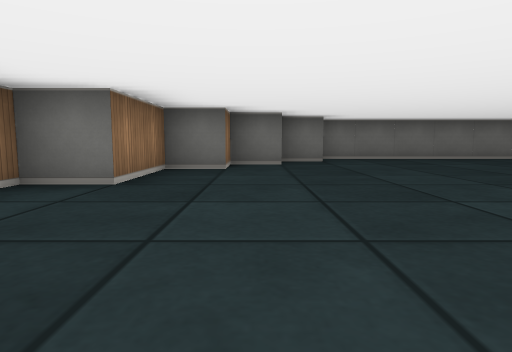
view 1 (above)

24 first-person views from a walk through a cub3D maze. The camera is about half as high as the walls, tilts 6° down and sees 75° across. The floor is counted in squares. Each view is taken from the middle of a square. On the plan, view 1 faces up. The plan holds only what a view shows up to about 9 squares ahead; the rest is blank.

view 2
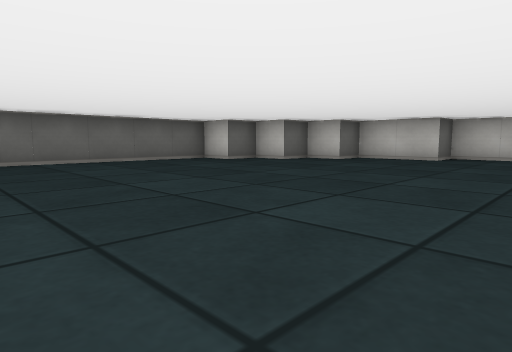

view 3
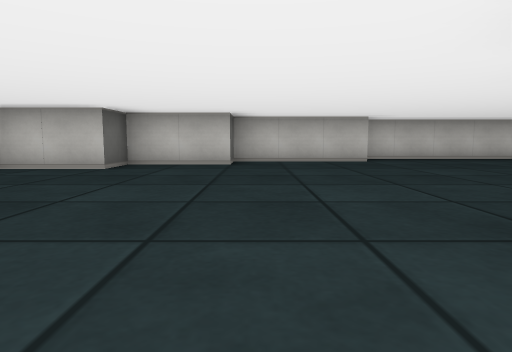

view 4
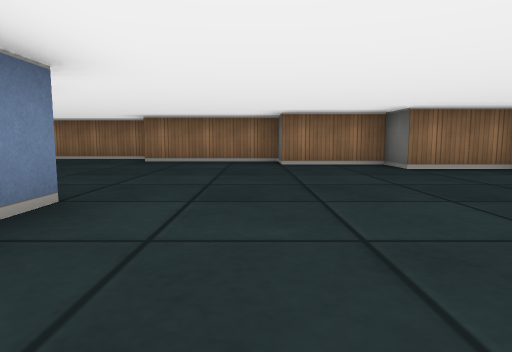

view 5
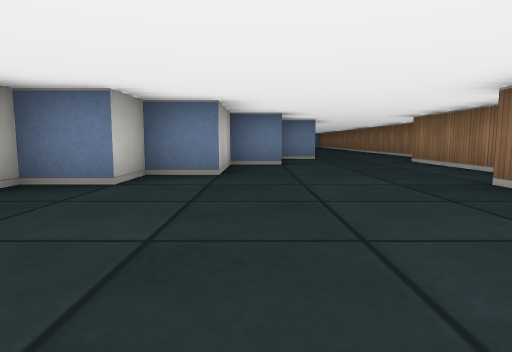

view 6
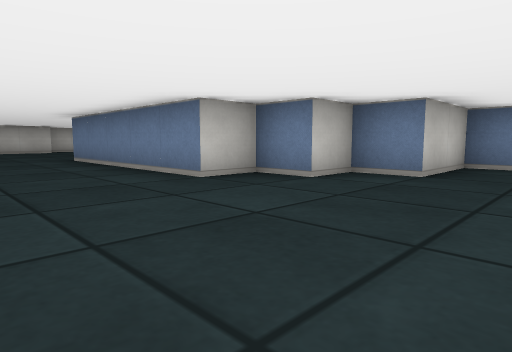

view 7
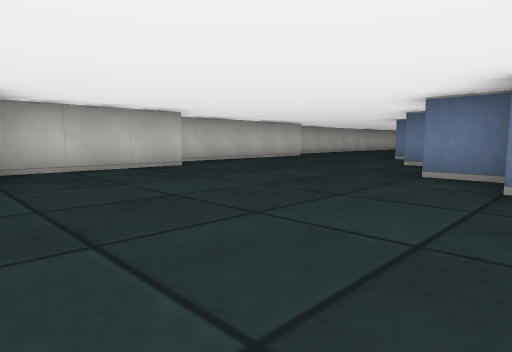

view 8
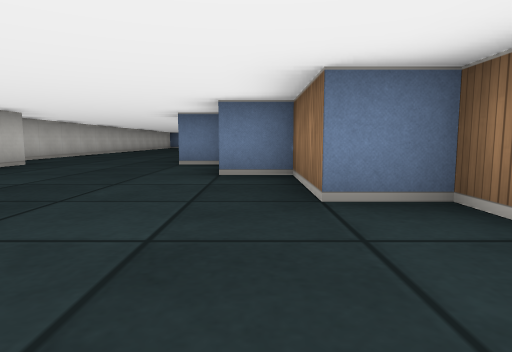

view 9
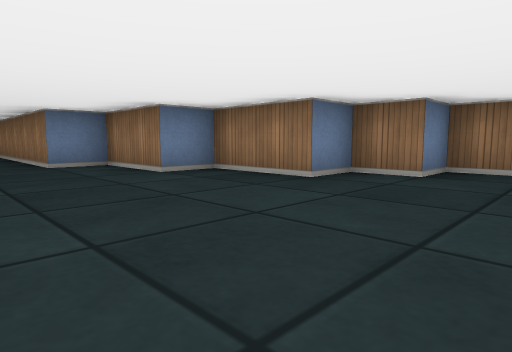

view 10
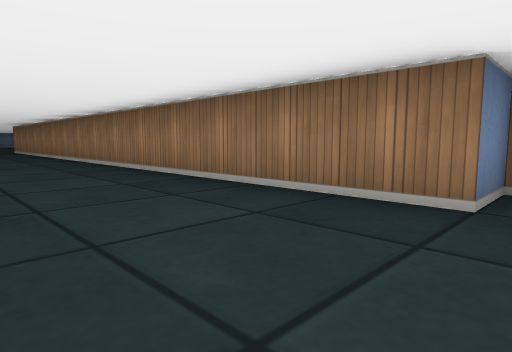

view 11
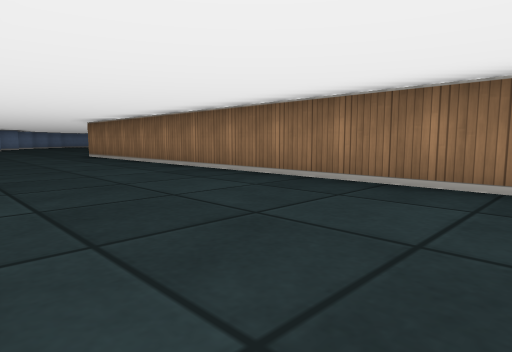

view 12
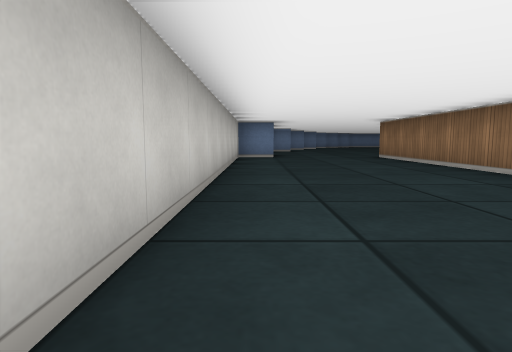

view 13
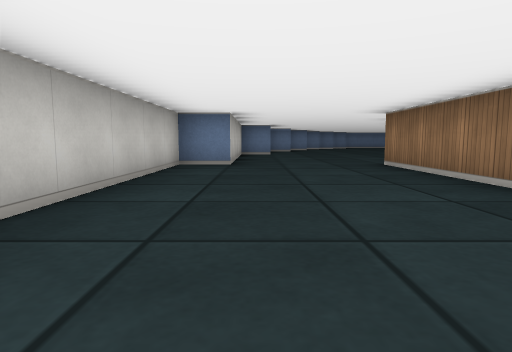

view 14
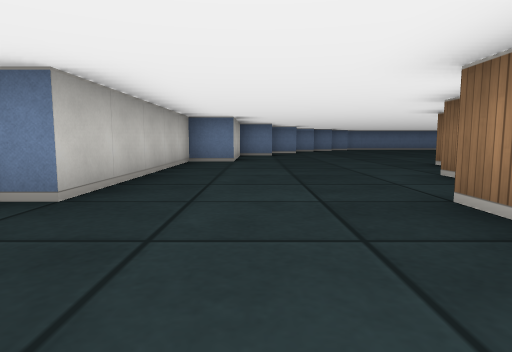

view 15
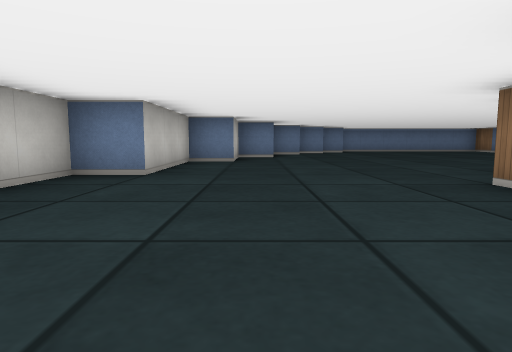

view 16
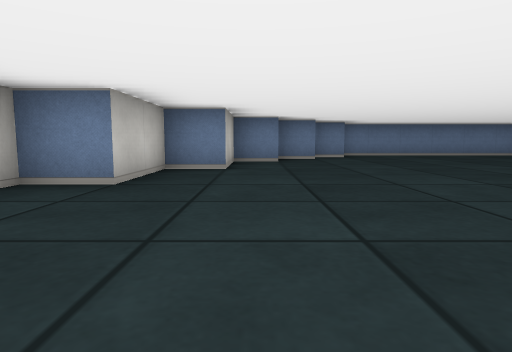

view 17
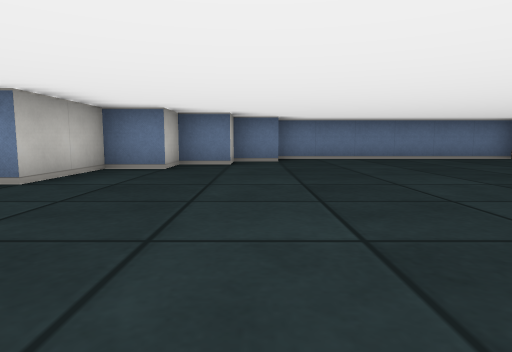

view 18
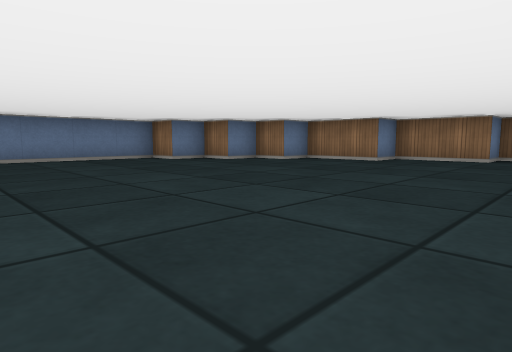

view 19
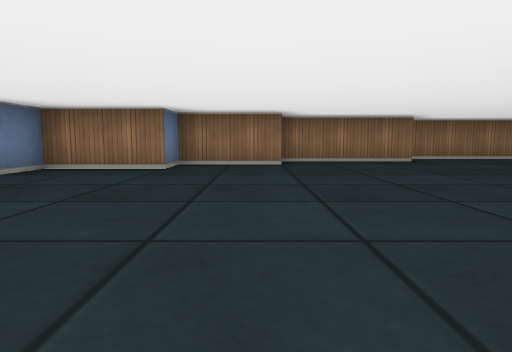

view 20
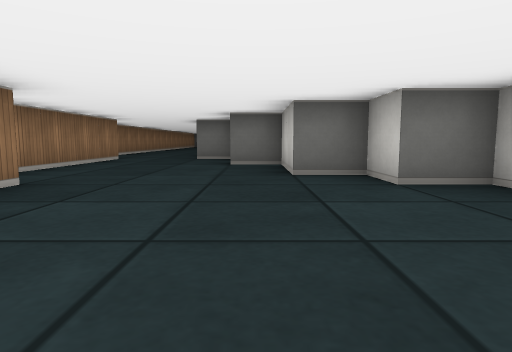

view 21
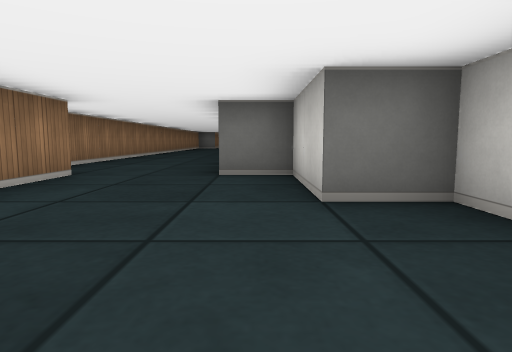

view 22
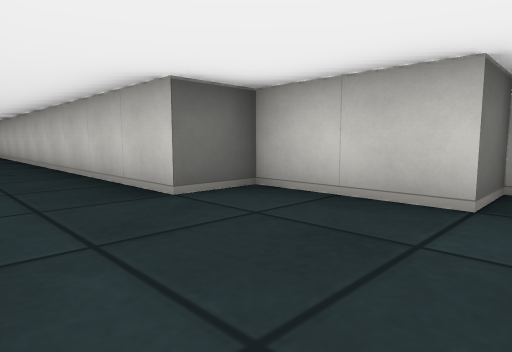

view 23
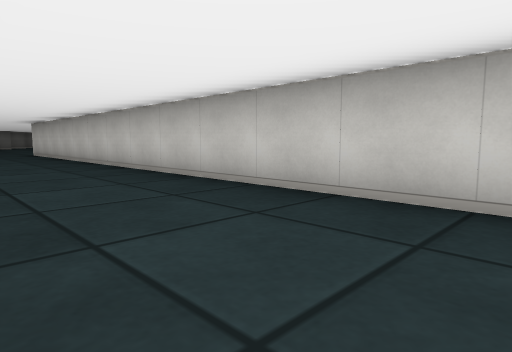

view 24
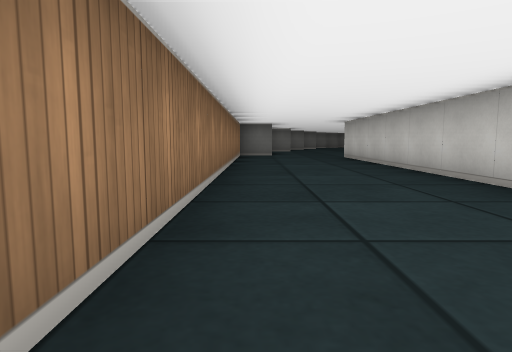

### Floor plan
Points are (right, up) in squares from view 1. A wall is a line through its corners. A room is listed if a view was taken in it or the views show most of it. See-through windows are left out.
Room 1 (views 1, 2, 3, 4, 5, 6, 7, 8, 9, 10)
walls: (0.5, 6.5) (-0.5, 6.5) (-0.5, 5.5) (-1.5, 5.5) (-1.5, 3.5) (-2.5, 3.5) (-2.5, 1.5) (-3.5, 1.5) (-3.5, -1.5); (1.6, 7.5) (0.5, 7.5); (12.5, -1.6) (12.5, 1.5) (11.5, 1.5) (11.5, 3.5) (10.5, 3.5) (10.5, 5.5) (9.5, 5.5) (9.5, 6.5) (8.5, 6.5) (8.5, 7.5) (7.5, 7.5) (7.5, 8.5) (1.6, 8.5); (-1.5, -4.5) (-0.5, -4.5) (-0.5, -2.5) (0.5, -2.5) (0.5, -1.5) (1.5, -1.5) (1.5, -0.5) (6.5, -0.5) (6.5, -1.5) (7.5, -1.5) (7.5, -2.5) (8.5, -2.5) (8.5, -4.5) (9.5, -4.5) (9.5, -6.5) (10.5, -6.5); (-4.5, -1.8) (-4.5, -5.5); (13.5, -6.5) (13.5, -1.8)
ways out: opening at (-3, -6) to room 2; opening at (12, -7) to room 2
Room 2 (views 11, 12, 13, 14, 15, 16, 17, 18, 19, 20, 21, 22, 23, 24)
walls: (1.6, -26.5) (0.5, -26.5) (0.5, -25.5) (-0.5, -25.5) (-0.5, -23.5) (-1.5, -23.5) (-1.5, -21.5) (-2.5, -21.5) (-2.5, -6.9); (7.4, -35.5) (8.5, -35.5) (8.5, -34.5) (9.5, -34.5) (9.5, -33.5) (10.5, -33.5) (10.5, -31.5) (11.5, -31.5) (11.5, -29.5) (12.5, -29.5) (12.5, -26.5) (13.5, -26.5) (13.5, -21.5) (14.5, -21.5) (14.5, -12.5); (-3.5, -26.4) (-3.5, -29.5) (-2.5, -29.5) (-2.5, -31.5) (-1.5, -31.5) (-1.5, -33.5) (-0.5, -33.5) (-0.5, -34.5) (0.5, -34.5) (0.5, -35.5) (1.5, -35.5) (1.5, -36.5) (7.5, -36.5); (-4.5, -21.5) (-4.5, -26.1); (14.5, -9.1) (14.5, -7.9); (10.5, -6.5) (10.5, -21.5); (-2.6, -6.5) (-1.6, -6.5); (-5.5, -7) (-5.5, -19.8)
ways out: opening at (-3, -6) to room 1; opening at (12, -7) to room 1

Where each view was taken, in squares from view 1:
view 1: 0 up, 0 right, facing up
view 2: 1 up, 2 right, facing up-right
view 3: 1 up, 5 right, facing right
view 4: 1 up, 4 right, facing left
view 5: 2 up, 1 left, facing down
view 6: 2 up, 2 left, facing down-right
view 7: 2 up, 7 right, facing down-right
view 8: 0 up, 9 right, facing down
view 9: 0 up, 12 right, facing down-left
view 10: 6 down, 13 right, facing down-left
view 11: 11 down, 14 right, facing down-left
view 12: 12 down, 14 right, facing down
view 13: 15 down, 13 right, facing down
view 14: 19 down, 12 right, facing down
view 15: 22 down, 11 right, facing down
view 16: 26 down, 10 right, facing down
view 17: 28 down, 8 right, facing down
view 18: 28 down, 6 right, facing down-left
view 19: 30 down, 4 right, facing left
view 20: 30 down, 1 left, facing up
view 21: 26 down, 2 left, facing up
view 22: 24 down, 4 left, facing up-right
view 23: 19 down, 5 left, facing up-right
view 24: 16 down, 5 left, facing up
